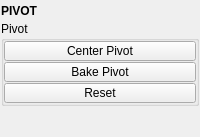
<?xml version="1.0" encoding="UTF-8"?>
<ui version="4.0">
 <class>QtUi</class>
 <widget class="QMainWindow" name="QtUi">
  <property name="enabled">
   <bool>true</bool>
  </property>
  <property name="geometry">
   <rect>
    <x>0</x>
    <y>0</y>
    <width>200</width>
    <height>137</height>
   </rect>
  </property>
  <property name="tabShape">
   <enum>QTabWidget::Triangular</enum>
  </property>
  <property name="dockNestingEnabled">
   <bool>true</bool>
  </property>
  <property name="dockOptions">
   <set>QMainWindow::AllowNestedDocks|QMainWindow::AllowTabbedDocks|QMainWindow::AnimatedDocks|QMainWindow::ForceTabbedDocks</set>
  </property>
  <widget class="QWidget" name="central_widget">
   <property name="minimumSize">
    <size>
     <width>200</width>
     <height>0</height>
    </size>
   </property>
   <layout class="QVBoxLayout" name="verticalLayout_3">
    <property name="leftMargin">
     <number>1</number>
    </property>
    <property name="topMargin">
     <number>1</number>
    </property>
    <property name="rightMargin">
     <number>1</number>
    </property>
    <property name="bottomMargin">
     <number>1</number>
    </property>
    <item>
     <layout class="QVBoxLayout" name="verticalLayout">
      <property name="spacing">
       <number>0</number>
      </property>
      <item>
       <widget class="Header" name="header">
        <property name="minimumSize">
         <size>
          <width>0</width>
          <height>20</height>
         </size>
        </property>
        <property name="font">
         <font>
          <weight>75</weight>
          <bold>true</bold>
         </font>
        </property>
        <property name="text">
         <string>PIVOT</string>
        </property>
       </widget>
      </item>
      <item>
       <widget class="QGroupBox" name="Pivot">
        <property name="enabled">
         <bool>true</bool>
        </property>
        <property name="title">
         <string>Pivot</string>
        </property>
        <layout class="QVBoxLayout" name="verticalLayout_2">
         <property name="spacing">
          <number>1</number>
         </property>
         <property name="leftMargin">
          <number>0</number>
         </property>
         <property name="topMargin">
          <number>0</number>
         </property>
         <property name="rightMargin">
          <number>0</number>
         </property>
         <property name="bottomMargin">
          <number>0</number>
         </property>
         <item>
          <widget class="PushButton" name="tb001">
           <property name="enabled">
            <bool>true</bool>
           </property>
           <property name="minimumSize">
            <size>
             <width>0</width>
             <height>20</height>
            </size>
           </property>
           <property name="maximumSize">
            <size>
             <width>16777215</width>
             <height>20</height>
            </size>
           </property>
           <property name="toolTip">
            <string>Center the the selected object's pivot.</string>
           </property>
           <property name="text">
            <string>Center Pivot</string>
           </property>
           <property name="iconSize">
            <size>
             <width>18</width>
             <height>18</height>
            </size>
           </property>
          </widget>
         </item>
         <item>
          <widget class="QPushButton" name="b004">
           <property name="enabled">
            <bool>true</bool>
           </property>
           <property name="minimumSize">
            <size>
             <width>0</width>
             <height>20</height>
            </size>
           </property>
           <property name="maximumSize">
            <size>
             <width>16777215</width>
             <height>20</height>
            </size>
           </property>
           <property name="toolTip">
            <string>Set selected object(s) transform to the current tool's custom axis orintaion.</string>
           </property>
           <property name="text">
            <string>Bake Pivot</string>
           </property>
           <property name="iconSize">
            <size>
             <width>18</width>
             <height>18</height>
            </size>
           </property>
          </widget>
         </item>
         <item>
          <widget class="PushButton" name="tb000">
           <property name="enabled">
            <bool>true</bool>
           </property>
           <property name="minimumSize">
            <size>
             <width>0</width>
             <height>20</height>
            </size>
           </property>
           <property name="maximumSize">
            <size>
             <width>16777215</width>
             <height>20</height>
            </size>
           </property>
           <property name="toolTip">
            <string>Reset pivot transforms</string>
           </property>
           <property name="text">
            <string>Reset</string>
           </property>
           <property name="iconSize">
            <size>
             <width>18</width>
             <height>18</height>
            </size>
           </property>
          </widget>
         </item>
        </layout>
       </widget>
      </item>
      <item>
       <spacer name="verticalSpacer">
        <property name="orientation">
         <enum>Qt::Vertical</enum>
        </property>
        <property name="sizeHint" stdset="0">
         <size>
          <width>0</width>
          <height>10</height>
         </size>
        </property>
       </spacer>
      </item>
     </layout>
    </item>
   </layout>
  </widget>
 </widget>
 <customwidgets>
  <customwidget>
   <class>Header</class>
   <extends>QLabel</extends>
   <header>uitk.widgets.header.Header.h</header>
  </customwidget>
  <customwidget>
   <class>PushButton</class>
   <extends>QPushButton</extends>
   <header>widgets.pushbutton.h</header>
  </customwidget>
 </customwidgets>
 <resources/>
 <connections/>
 <designerdata>
  <property name="gridDeltaX">
   <number>5</number>
  </property>
  <property name="gridDeltaY">
   <number>5</number>
  </property>
  <property name="gridSnapX">
   <bool>true</bool>
  </property>
  <property name="gridSnapY">
   <bool>true</bool>
  </property>
  <property name="gridVisible">
   <bool>true</bool>
  </property>
 </designerdata>
</ui>
